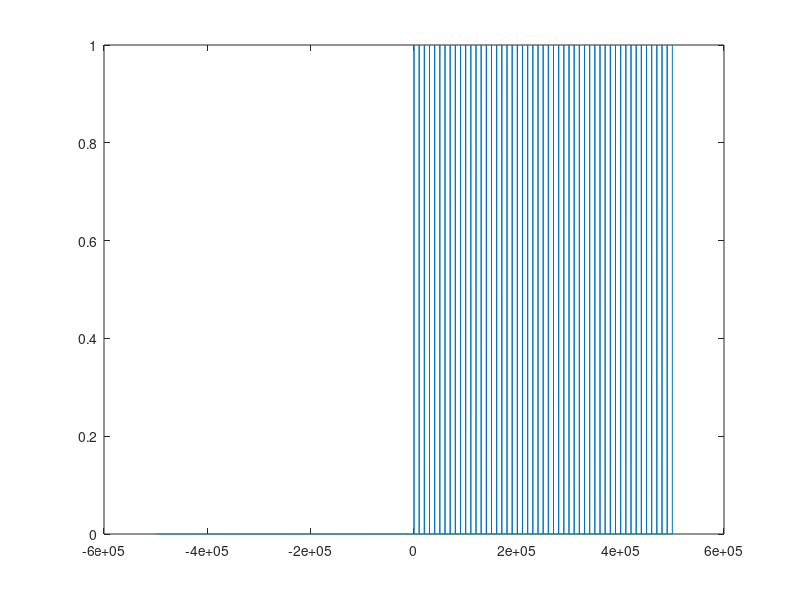
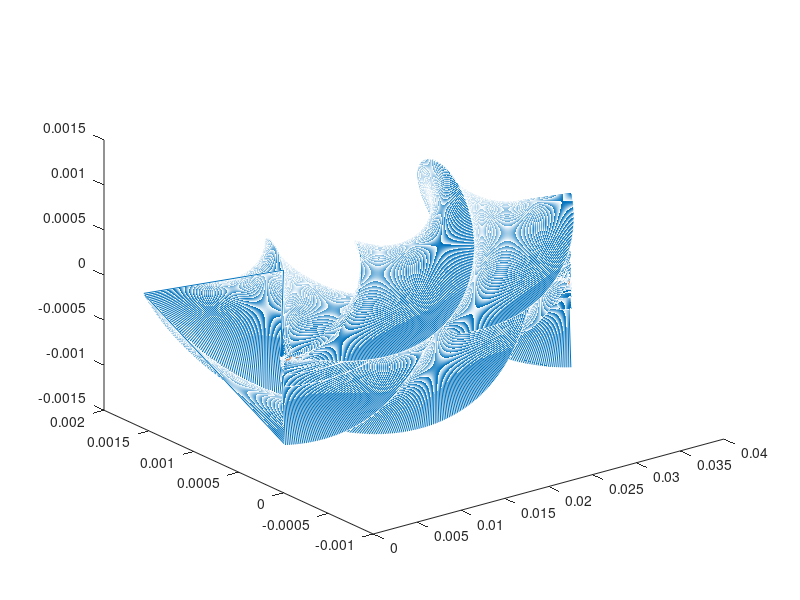

MATLAB code for these plots, in order:
clf
samp_rate = 10e5;
vector_length = 2^15;


frequencies = linspace(-samp_rate/2, samp_rate/2, vector_length);
frequency_bins = zeros(vector_length, 1);

signal_frequencies = (0:10000:samp_rate/2);

[closeness, indices] = min ( abs(repmat(frequencies, length(signal_frequencies)) - transpose(signal_frequencies)), [], 2 )

frequency_bins(indices) = 1;

figure(1)
clf
plot(frequencies, frequency_bins)

Y = ifftshift(frequency_bins)

%plot((1:length(Y)), Y)

figure(2)
clf
y = ifft(Y)
t = linspace(0, 1/samp_rate*length(y), length(y))
plot3(t, real(y), imag(y))
%%

hold on;

signal_frequencies = [(-1e3)];

[closeness, indices] = min ( abs(repmat(frequencies, length(signal_frequencies)) - transpose(signal_frequencies)), [], 2 )
frequency_bins = zeros(vector_length, 1);

frequency_bins(indices) = 1;

%plot(frequencies, frequency_bins)

Y = ifftshift(frequency_bins)

%plot((1:length(Y)), Y)


y = ifft(Y)
%t = linspace(0, 1/samp_rate*length(y), length(y))
plot3(t, real(y), imag(y))